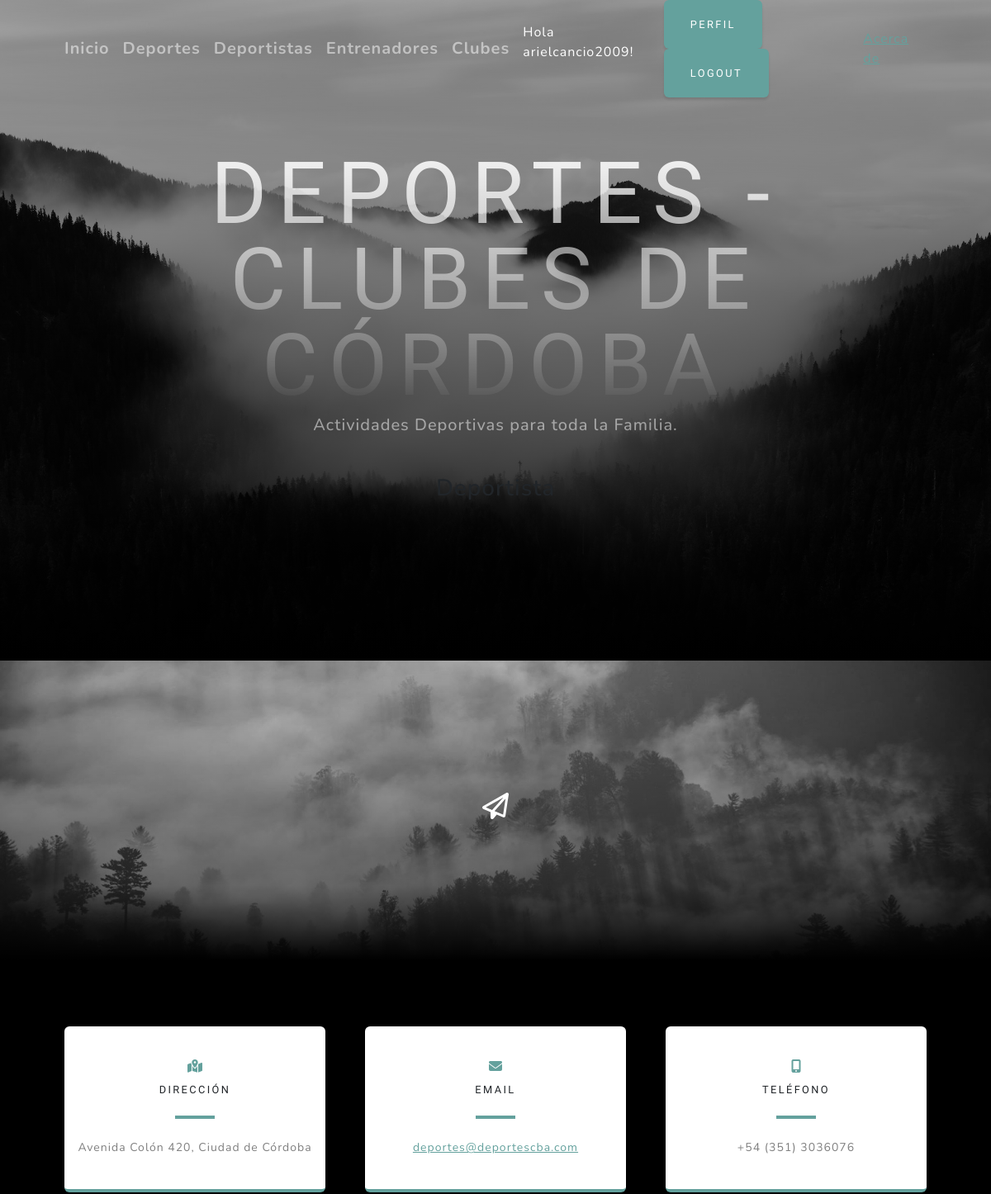
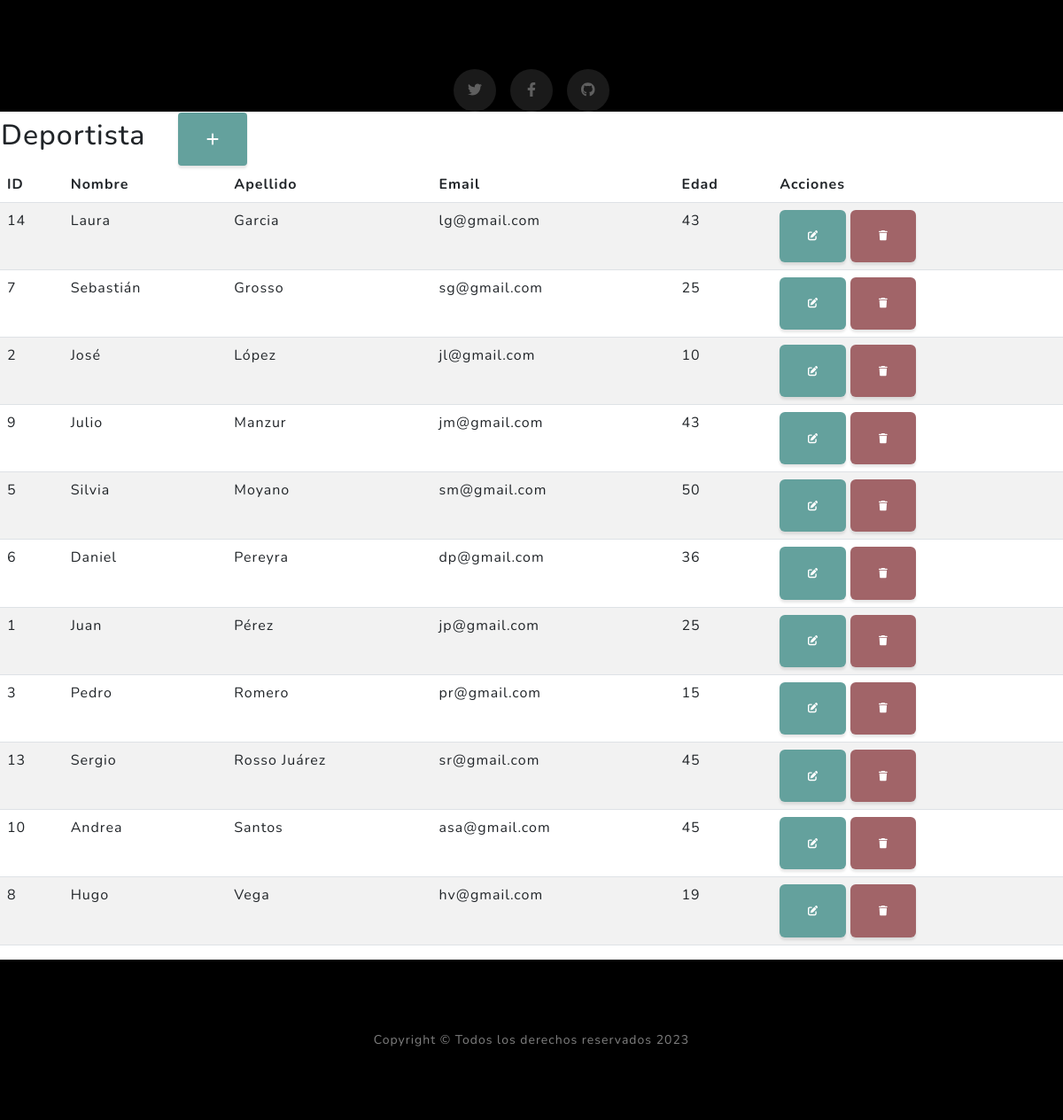
/deportistas/ (signed in), run on the app's committed database (2 pictures, top to bottom).
### aplicacion/models.py (models this page shows, shortened)
class Deportista(models.Model):
    nombre = models.CharField(max_length=50, blank=False)
    apellido = models.CharField(max_length=50, blank=False)
    email = models.EmailField(blank=False)
    edad = models.IntegerField(blank=False)
    class Meta:
        ordering = ['apellido']

### aplicacion/views.py (the view)
# urls.py: path('deportistas/', DeportistaList.as_view(), name="deportistas" ),
class DeportistaList(LoginRequiredMixin, ListView):
    model = Deportista

### aplicacion/templates/aplicacion/deportista_list.html
{% extends 'aplicacion/base.html' %}
{% load static %}
{% block titulo %}
    Deportista
{% endblock titulo %}
{% block contenido %}
<table>
    <tr>
        <td width="200"><h2>Deportista</h2></td>
        <td>
            <a
            href="{% url 'create_deportista' %}"
            class="btn btn-primary btn-sm"
            ><i class="fa fa-plus fa-lg" title="New Record"> </i>
            </a>
        </td>
    </tr>
</table>
<table class="table table-striped">
    <thead>
        <tr>
            <th>ID</th>
            <th>Nombre</th>
            <th>Apellido</th>
            <th>Email</th>
            <th>Edad</th>
            <th>Acciones</th>
        </tr>
    </thead>
    <tbody>
    {% for deportista in deportista_list %}
    <tr>
        <td>{{ deportista.id }}</td>
        <td>{{ deportista.nombre }}</td>
        <td>{{ deportista.apellido }}</td>
        <td>{{ deportista.email }}</td>
        <td>{{ deportista.edad }}</td>
        <td>
            <a
              href="{% url 'update_deportista' deportista.id %}"
              class="btn btn-primary"
              style="--bs-btn-padding-y: .25rem; --bs-btn-padding-x: .5rem; --bs-btn-font-size: .75rem;"
              ><i class="fa fa-edit fa-sm" title="Edit Record"></i>
            </a>
            <a
              href="{% url 'delete_deportista' deportista.id %}"
              class="btn btn-danger"
              style="--bs-btn-padding-y: .25rem; --bs-btn-padding-x: .5rem; --bs-btn-font-size: .75rem;"
              ><i class="fa fa-trash fa-sm" title="Delete Record"></i>
            </a>
          </td>
    </tr>
    {% endfor %}
    </tbody>
</table>
{% endblock contenido %}

### aplicacion/templates/aplicacion/base.html (shortened to what this page needs)
<!DOCTYPE html>
<html lang="en">
    <head>
        {% load static %}
        <link href="{% static 'aplicacion/css/styles.css' %}" rel="stylesheet" />
        <link rel="stylesheet" href="https://cdnjs.cloudflare.com/ajax/libs/font-awesome/6.4.0/css/all.min.css">
    </head>
    <body id="page-top">
        <nav class="navbar navbar-expand-lg navbar-light fixed-top" id="mainNav">
            <div class="container px-4 px-lg-5">
                <a class="navbar-brand" href="#page-top">Inicio</a>
                {% if user.is_authenticated %}
                    <a class="navbar-brand" href="{% url 'deportes' %}">Deportes</a>
                    <a class="navbar-brand" href="{% url 'deportistas' %}">Deportistas</a>
                    <a class="navbar-brand" href="{% url 'entrenadores' %}">Entrenadores</a>
                    <a class="navbar-brand" href="{% url 'clubes' %}">Clubes</a>
                    <div class="collapse navbar-collapse" id="navbarResponsive">
                    <p style="color:white">Hola {{user.username}}!</p>
                    <div class="text-right">
                    <a class="btn btn-primary" href="{% url 'editar_perfil' %}">Perfil</a>
                    <a class="btn btn-primary" href="{% url 'logout' %}">Logout</a>
                    </div>
                    <a href="{% url 'acerca_de' %}">Acerca de</a>
                {% else %}
                    <a class="btn btn-success" href="{% url 'registro' %}">Registro</a>
                    <a class="btn btn-primary" href="{% url 'login' %}">Login</a>
                {% endif %}
            </div>
        </nav>
        <header class="masthead">
            <div class="container px-4 px-lg-5 d-flex h-100 align-items-center justify-content-center">
                <div class="d-flex justify-content-center">
                    <div class="text-center">
                        <h1 class="mx-auto my-0 text-uppercase">Deportes - Clubes de Córdoba</h1>
                        <h2 class="text-white-50 mx-auto mt-2 mb-5">Actividades Deportivas para toda la Familia.</h2>
                        <h3>
                        {% block titulo %}
                        {% endblock titulo %}
                        </h3>
                    </div>
                </div>
            </div>
        </header>
        <section class="signup-section" id="signup">
            <div class="container px-4 px-lg-5">
                <div class="row gx-4 gx-lg-5">
                    <div class="col-md-10 col-lg-8 mx-auto text-center">
                        <i class="far fa-paper-plane fa-2x mb-2 text-white"></i>
                    </div>
                </div>
            </div>
        </section>
        <section class="contact-section bg-black">
            <div class="container px-4 px-lg-5">
                <div class="row gx-4 gx-lg-5">
                    <div class="col-md-4 mb-3 mb-md-0">
                        <div class="card py-4 h-100">
                            <div class="card-body text-center">
                                <i class="fas fa-map-marked-alt text-primary mb-2"></i>
                                <h4 class="text-uppercase m-0">Dirección</h4>
                                <hr class="my-4 mx-auto" />
                                <div class="small text-black-50">Avenida Colón 420, Ciudad de Córdoba</div>
                            </div>
                        </div>
                    </div>
                    <div class="col-md-4 mb-3 mb-md-0">
                        <div class="card py-4 h-100">
                            <div class="card-body text-center">
                                <i class="fas fa-envelope text-primary mb-2"></i>
                                <h4 class="text-uppercase m-0">Email</h4>
                                <hr class="my-4 mx-auto" />
                                <div class="small text-black-50"><a href="#!">deportes@deportescba.com</a></div>
                            </div>
                        </div>
                    </div>
                    <div class="col-md-4 mb-3 mb-md-0">
                        <div class="card py-4 h-100">
                            <div class="card-body text-center">
                                <i class="fas fa-mobile-alt text-primary mb-2"></i>
                                <h4 class="text-uppercase m-0">Teléfono</h4>
                                <hr class="my-4 mx-auto" />
                                <div class="small text-black-50">+54 (351) 3036076</div>
                            </div>
                        </div>
                    </div>
                </div>
                <div class="social d-flex justify-content-center">
                    <a class="mx-2" href="#!"><i class="fab fa-twitter"></i></a>
                    <a class="mx-2" href="#!"><i class="fab fa-facebook-f"></i></a>
                    <a class="mx-2" href="#!"><i class="fab fa-github"></i></a>
                </div>
            </div>
        </section>
        {% block contenido %}
        {% endblock contenido %}
        <footer class="footer bg-black small text-center text-white-50"><div class="container px-4 px-lg-5">Copyright &copy; Todos los derechos reservados 2023</div></footer>
    </body>
</html>

### data on the page
Deportista: id "14", nombre "Laura", apellido "Garcia", email "lg@gmail.com", edad "43"
Deportista: id "7", nombre "Sebastián", apellido "Grosso", email "sg@gmail.com", edad "25"
Deportista: id "2", nombre "José", apellido "López", email "jl@gmail.com", edad "10"
Deportista: id "9", nombre "Julio", apellido "Manzur", email "jm@gmail.com", edad "43"
Deportista: id "5", nombre "Silvia", apellido "Moyano", email "sm@gmail.com", edad "50"
Deportista: id "6", nombre "Daniel", apellido "Pereyra", email "dp@gmail.com", edad "36"
Deportista: id "1", nombre "Juan", apellido "Pérez", email "jp@gmail.com", edad "25"
Deportista: id "3", nombre "Pedro", apellido "Romero", email "pr@gmail.com", edad "15"
Deportista: id "13", nombre "Sergio", apellido "Rosso Juárez", email "sr@gmail.com", edad "45"
Deportista: id "10", nombre "Andrea", apellido "Santos", email "asa@gmail.com", edad "45"
Deportista: id "8", nombre "Hugo", apellido "Vega", email "hv@gmail.com", edad "19"

### other printed values
{{ user.username }} "arielcancio2009"
